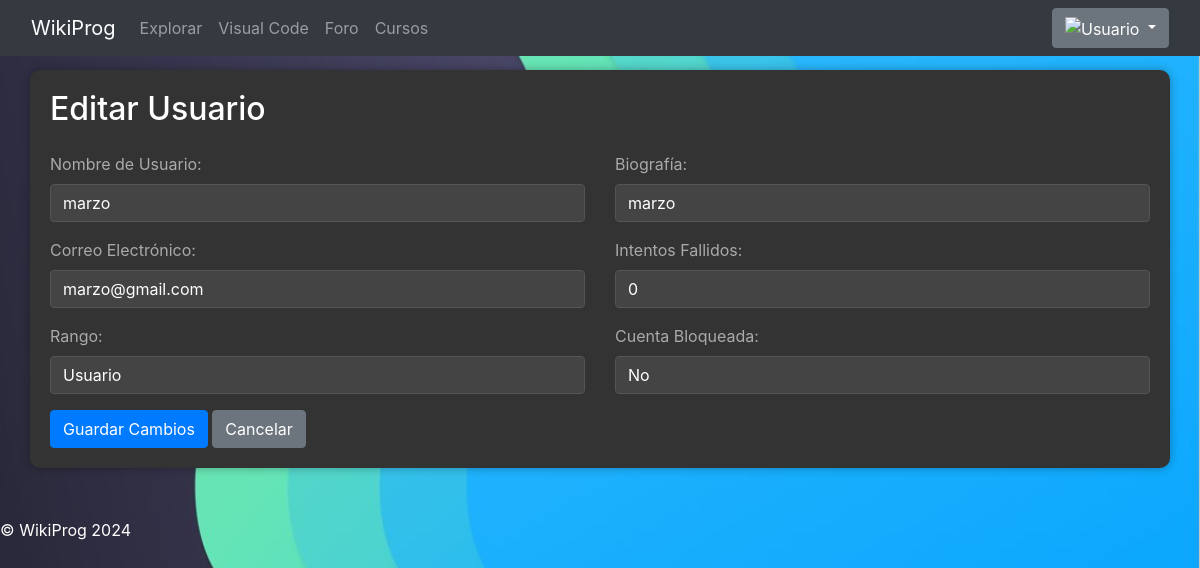
The app's page /wikiprog/controller/controlador.php?seccion=seccion13&id=14 (signed in) with its own data.
### tables this page shows
CREATE TABLE `usuario` (
  `usuario_id` int(11) NOT NULL AUTO_INCREMENT,
  `usuario` varchar(45) NOT NULL,
  `img_usuario` varchar(45) NOT NULL DEFAULT 'null',
  `correo` varchar(50) NOT NULL,
  `biografia` varchar(45) NOT NULL,
  `contraseña` varchar(45) NOT NULL,
  `rango_id` int(11) NOT NULL,
  `fecha_registro` timestamp NOT NULL DEFAULT current_timestamp(),
  `intentos_fallidos` int(11) DEFAULT 0,
  `cuenta_bloqueada` tinyint(1) DEFAULT 0,
  PRIMARY KEY (`usuario_id`),
  KEY `rango_id` (`rango_id`),
  CONSTRAINT `usuario_ibfk_1` FOREIGN KEY (`rango_id`) REFERENCES `rango` (`rango_id`)
);

### wikiprog/controller/controlador.php (called while the page is built, shortened)
<?php
$vistas_path = "../view/";
include($vistas_path . "../view/plantilla.php");
?>

### wikiprog/view/seccion13.php (the view, shortened to what this page needs)
<!DOCTYPE html>
<html lang="es">
<head>
    <link rel="stylesheet" href="https://stackpath.bootstrapcdn.com/bootstrap/4.5.2/css/bootstrap.min.css">
</head>
<body>
    <div class="container2">
        <h2 class="mb-4">Editar Usuario</h2>
        <?php
        $id_usuario = $_GET['id'];
        include '../model/db_config.php';
        $sql = "SELECT usuario_id, usuario, img_usuario, correo, biografia, rango_id, intentos_fallidos, cuenta_bloqueada FROM usuario WHERE usuario_id = ?";
        $stmt = $conn->prepare($sql);
        $stmt->bind_param("i", $id_usuario);
        $stmt->execute();
        $resultado = $stmt->get_result();
        if ($resultado->num_rows == 1) {
            $fila = $resultado->fetch_assoc();
            $usuario_nombre = htmlspecialchars($fila['usuario']);
            $usuario_correo = htmlspecialchars($fila['correo']);
            $biografia = htmlspecialchars($fila['biografia']);
            $usuario_rango_id = $fila['rango_id'];
            $intentos_fallidos = $fila['intentos_fallidos'];
            $cuenta_bloqueada = $fila['cuenta_bloqueada'];
            ?>
            <form action="../model/guardar_edicion_usuario.php" method="POST" enctype="multipart/form-data">
                <div class="row">
                    <div class="col-md-6">
                        <div class="form-group">
                            <label for="usuario">Nombre de Usuario:</label>
                            <input type="text" class="form-control" id="usuario" name="usuario" value="<?php echo $usuario_nombre; ?>" required>
                        </div>
                        <div class="form-group">
                            <label for="correo">Correo Electrónico:</label>
                            <input type="email" class="form-control" id="correo" name="correo" value="<?php echo $usuario_correo; ?>" required>
                        </div>
                        <div class="form-group">
                            <label for="rango">Rango:</label>
                            <select class="form-control" id="rango" name="rango" required>
                                <option value="1" <?php if ($usuario_rango_id == 1) echo "selected"; ?>>Usuario</option>
                            </select>
                        </div>
                    </div>
                    <div class="col-md-6">
                        <div class="form-group">
                            <label for="biografia">Biografía:</label>
                            <input type="text" class="form-control" id="biografia" name="biografia" value="<?php echo $biografia; ?>" required>
                        </div>
                        <div class="form-group">
                            <label for="intentos_fallidos">Intentos Fallidos:</label>
                            <input type="number" class="form-control" id="intentos_fallidos" name="intentos_fallidos" value="<?php echo $intentos_fallidos; ?>" required>
                        </div>
                        <div class="form-group">
                            <label for="cuenta_bloqueada">Cuenta Bloqueada:</label>
                            <select class="form-control" id="cuenta_bloqueada" name="cuenta_bloqueada" required>
                                <option value="0" <?php if ($cuenta_bloqueada == 0) echo "selected"; ?>>No</option>
                            </select>
                        </div>
                    </div>
                </div>
                <button type="submit" class="btn btn-primary">Guardar Cambios</button>
                <a href="../controller/controlador.php?seccion=seccion6" class="btn btn-secondary">Cancelar</a>
            </form>
            <?php
        } else {
            echo "Usuario no encontrado.";
        }
        ?>
    </div>
</body>
</html>

### wikiprog/css/estilo.css (style rules this page uses)
body { padding-top: 60px; padding-bottom: 40px; background-image: url(img/FONDO.png); background-repeat: repeat; background-size: cover; overflow-x: hidden; }
body { background-image: url(img/FONDO.png); background-repeat: repeat; background-size: cover; }

### wikiprog/view/seccion13.php (style rules this page uses)
body { background-color: #222; color: #fff; padding-top: 20px; }
.form-control { background-color: #444; color: #fff; border: 1px solid #555; }
label { color: #aaa; }
.btn-primary { background-color: #007bff; border-color: #007bff; }
.btn-secondary { background-color: #6c757d; border-color: #6c757d; }

### records on screen
usuario: usuario "marzo", correo "marzo@gmail.com", rango "Usuario", biografia "marzo", intentos_fallidos "0", cuenta_bloqueada "No"
